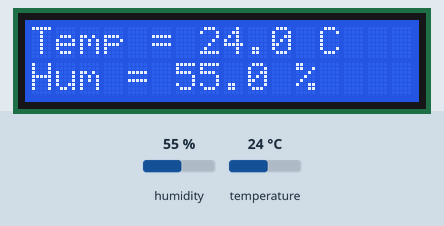
Bench run of a program on a simulated Raspberry Pi (BCM pin numbers). On the bench: 16×2 character LCD. The test bench sets the inputs (shaded band); at power-on: humidity 55 %, temperature 24 °C. The clock reads 2024-03-15 10:24:30 at power-on unless the program sets it; no MQTT or app messages arrive unless stated; what the program prints to the terminal is not drawn.

Above: at 5.4 s.
5.5 s: humidity set to 22 %
At 9.7 s:
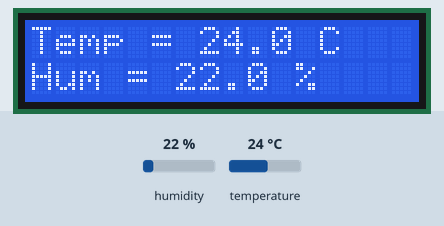
15.3 s: temperature set to 12 °C
At 19.4 s:
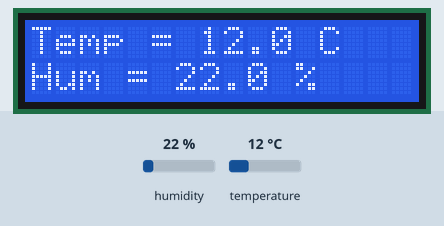
25.1 s: humidity set to 40 %
At 29.0 s:
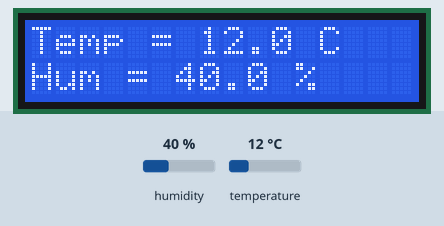
31.2 s: temperature set to 19 °C
At 33.2 s:
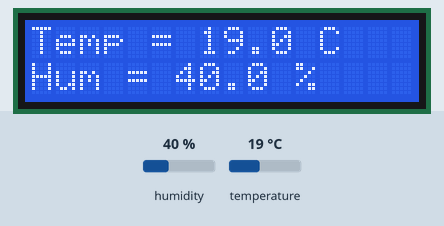
Timing chart, 0 to 34.7 s (numbered marks = the images above; inputs shaded):
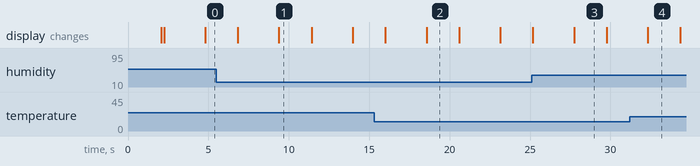

The program:

ture_and_Humidity_Sensor_Data_to_AWS_-_IoT_using_Raspberry_Pi.py
```python
from AWSIoTPythonSDK.MQTTLib import AWSIoTMQTTClient #Import from AWS-IoT Library

import time#To create delay

from datetime import date, datetime #To get date and time

import Adafruit_CharLCD as LCD #Import LCD library

import Adafruit_DHT #Import DHT Library for sensor


myMQTTClient = AWSIoTMQTTClient("new_Client")

myMQTTClient.configureEndpoint("a2b6vkjgdpftm1.iot.us-east-2.amazonaws.com", 8883)

myMQTTClient.configureCredentials("/home/pi/Desktop/ESP32_Thing certificates/CA.pem", "/home/pi/Desktop/ESP32_Thing certificates/private.pem.key", "/home/pi/Desktop/ESP32_Thing certificates/certificate.pem.crt")

myMQTTClient.configureOfflinePublishQueueing(-1)  # Infinite offline Publish queueing

myMQTTClient.configureDrainingFrequency(2)  # Draining: 2 Hz

myMQTTClient.configureConnectDisconnectTimeout(10)  # 10 sec

myMQTTClient.configureMQTTOperationTimeout(5)  # 5 sec


sensor_name = Adafruit_DHT.DHT11 #we are using the DHT11 sensor

sensor_pin = 17 #The sensor is connected to GPIO17 on Pi


lcd_rs        = 7  #RS of LCD is connected to GPIO 7 on PI

lcd_en        = 8  #EN of LCD is connected to GPIO 8 on PI

lcd_d4        = 25 #D4 of LCD is connected to GPIO 25 on PI

lcd_d5        = 24 #D5 of LCD is connected to GPIO 24 on PI

lcd_d6        = 23 #D6 of LCD is connected to GPIO 23 on PI

lcd_d7        = 18 #D7 of LCD is connected to GPIO 18 on PI

lcd_backlight =  0  #LED is not connected so we assign to 0


lcd_columns = 16 #for 16*2 LCD

lcd_rows    = 2 #for 16*2 LCD


lcd = LCD.Adafruit_CharLCD(lcd_rs, lcd_en, lcd_d4, lcd_d5, lcd_d6, lcd_d7,

                           lcd_columns, lcd_rows, lcd_backlight)   #Send all the pin details to library


lcd.message('AWS-IoT with Pi \n -CircuitDigest') #Give a intro message

time.sleep(2) #wait for 2 secs

lcd.clear() #clear the LCD


connecting_time = time.time() + 10


if time.time() < connecting_time:  #try connecting to AWS for 10 seconds

    myMQTTClient.connect()

    myMQTTClient.publish("DHT11/info", "connected", 0)

    print "MQTT Client connection success!"

    lcd.message('Connected to \n AWS thing') #if connected

else:

    print "Error: Check your AWS details in the program"

    lcd.message('Error: \nInvalid details') #if not connected


time.sleep(2) #wait for 2 secs


while 1: #Infinite Loop

    now = datetime.utcnow() #get date and time

    current_time = now.strftime('%Y-%m-%dT%H:%M:%SZ') #get current time in string format


    humidity, temperature = Adafruit_DHT.read_retry(sensor_name, sensor_pin) #read from sensor and save respective values in temperature and humidity varibale

    lcd.clear() #Clear the LCD screen

    lcd.message ('Temp = %.1f C' % temperature) # Display the value of temperature

    lcd.message ('\nHum = %.1f %%' % humidity)  #Display the value of Humidity

    time.sleep(2) #Wait for 2 sec then update the values


    #prepare the payload in string format

    payload = '{ "timestamp": "' + current_time + '","temperature": ' + str(temperature) + ',"humidity": '+ str(humidity) + ' }'


    print payload #print payload for reference

    myMQTTClient.publish("DHT11/data", payload, 0) #publish the payload


    lcd.clear() #Clear the LCD screen

    lcd.message ('Published to \n  AWS-IOT') # Display the value of temperature


    time.sleep(2) #Wait for 2 sec then update the values
```

Measured:
- after the input at 5.5 s, the display: first differs from a run without the input after 3.9 s (image 1)
- after the input at 15.3 s, the display: first differs from a run without the input after 3.3 s (image 2)
- after the input at 25.1 s, the display: first differs from a run without the input after 2.6 s (image 3)
- after the input at 31.2 s, the display: changes after 1.1 s (image 4)
- what the display in image 1 shows lasts 2.0 s, from 9.4 s to 11.4 s
